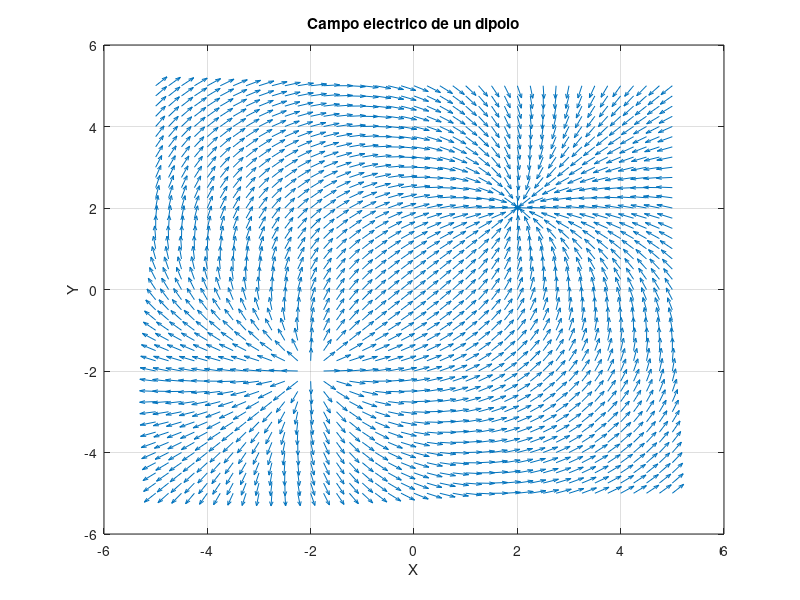

The MATLAB script that drew this image:
clear all; close all; 
x = -5:0.25:5;
y = x;
[X Y] = meshgrid(x,y);
Ex1 = (X+2)./(((X+2).^2) + ((Y+2).^2));
Ey1 = (Y+2)./(((X+2).^2) + ((Y+2).^2));
%%%%%%%%%%%%%%%%%%%%%%%%%%
Ex2 = -(X-2)./(((X-2).^2) + ((Y-2).^2));
Ey2 = -(Y-2)./(((X-2).^2) + ((Y-2).^2));
%%%%%%%%%%%%%%%%%%%%%%%%%%
ExT = Ex1 + Ex2;
EyT = Ey1 + Ey2;
ET = sqrt(ExT.^2 + EyT.^2);
ExTn = ExT./ET;
EyTn = EyT./ET;
%%%%%%%%%%%%%%%%%%%%%%%%%%
figure(1);clf;
quiver(X,Y,ExTn,EyTn); grid on
title('Campo electrico de un dipolo')
xlabel('X'); ylabel('Y')
print -djpeg -r100 grafica_dipolo.jpg
